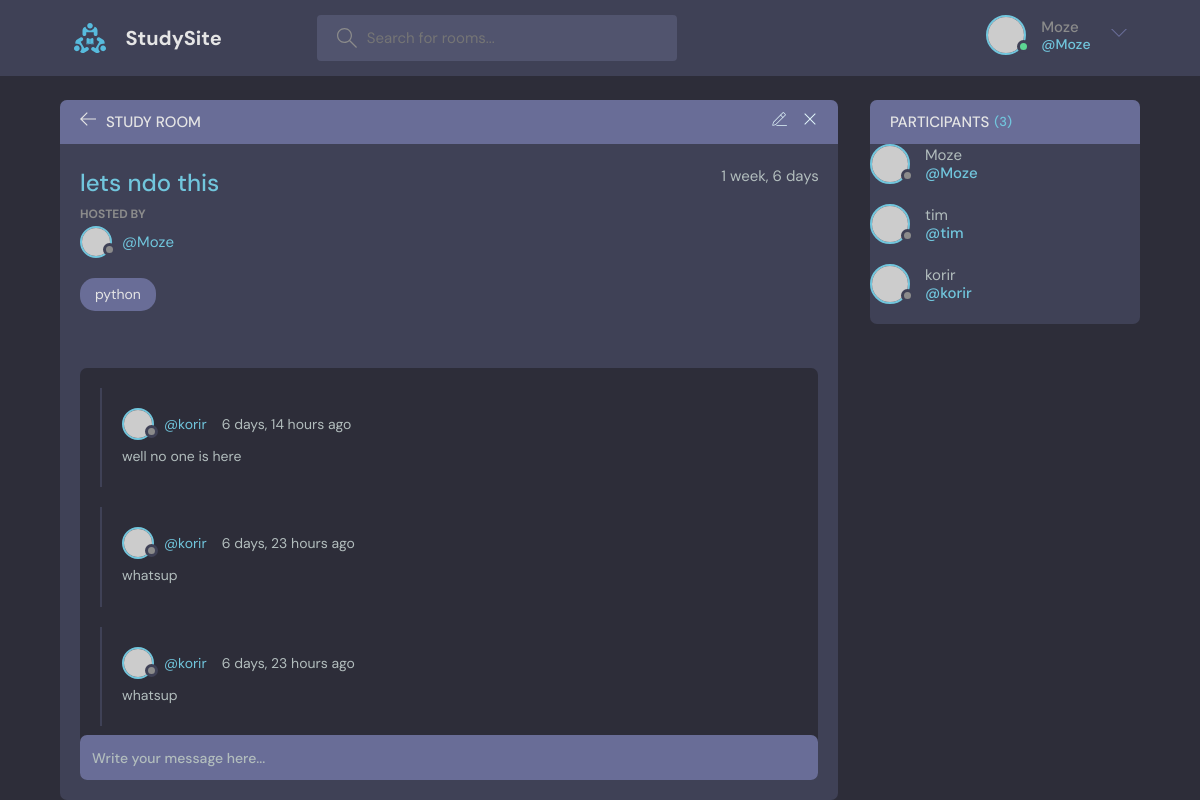
The page /room/4/ (signed in) on the database its author committed.
### base/models.py (models this page shows, shortened)
class Room(models.Model):
    host =models.ForeignKey(User,on_delete=models.CASCADE)
    topic =models.ForeignKey(Topic,on_delete=models.SET_NULL,null=True)
    name = models.CharField(max_length=200)
    description = models.TextField(null=True,blank=True)
    participants = models.ManyToManyField(User,related_name='participants',blank=True)
    updated = models.DateTimeField(auto_now=True)
    created = models.DateTimeField(auto_now_add=True)
    class Meta:
        ordering = ['-updated','-created']

class Topic(models.Model):
    name = models.CharField(max_length=200)
    def __str__(self):
        return self.name

class Message(models.Model):
    user = models.ForeignKey(User,on_delete=models.CASCADE)
    room = models.ForeignKey(Room, on_delete=models.CASCADE)
    body = models.TextField()
    updated = models.DateTimeField(auto_now=True)
    created = models.DateTimeField(auto_now_add=True)
    class Meta:
        ordering = ['-updated','-created']

### base/views.py (the view, shortened to what this page needs)
# urls.py: path('room/<str:pk>/',views.room,name="room"),
def room(request,pk):
    room = Room.objects.get(id=pk)
    room_messages = room.message_set.all()
    participants = room.participants.all()
    context = {'room':room,'room_messages':room_messages,'participants':participants}
    return render(request,'base/room.html',context)

### base/templates/base/room.html (shortened to what this page needs)
{% extends 'main.html' %}
{% block content %}
    <main class="profile-page layout layout--2">
      <div class="container">
        <div class="room">
          <div class="room__top">
            <div class="room__topLeft">
              <a href="{% url 'home' %}">
                <svg version="1.1" xmlns="http://www.w3.org/2000/svg" width="32" height="32" viewBox="0 0 32 32">
                  <title>arrow-left</title>
                  <path
                    d="M13.723 2.286l-13.723 13.714 13.719 13.714 1.616-1.611-10.96-10.96h27.625v-2.286h-27.625l10.965-10.965-1.616-1.607z"
                  ></path>
                </svg>
              </a>
              <h3>Study Room</h3>
            </div>
            {% if room.host == request.user %}
            <div class="room__topRight">
              <a href="{% url 'update-room' room.id %}">
              </a>
              <a href="{% url 'delete-room' room.id %}">
                <svg version="1.1" xmlns="http://www.w3.org/2000/svg" width="32" height="32" viewBox="0 0 32 32">
                  <title>remove</title>
                  <path
                    d="M27.314 6.019l-1.333-1.333-9.98 9.981-9.981-9.981-1.333 1.333 9.981 9.981-9.981 9.98 1.333 1.333 9.981-9.98 9.98 9.98 1.333-1.333-9.98-9.98 9.98-9.981z"
                  ></path>
                </svg>
              </a>
            </div>
            {% endif %}
          </div>
          <div class="room__box scroll">
            <div class="room__header scroll">
              <div class="room__info">
                <h3>{{room.name}}</h3>
                <span>{{room.created|timesince}}</span>
              </div>
              <div class="room__hosted">
                <p>Hosted By</p>
                <a href="{% url 'user-profile' room.host.id %}" class="room__author">
                  <div class="avatar avatar--small">
                    <img src="https://randomuser.me/api/portraits/men/37.jpg" />
                  </div>
                  <span>@{{room.host.username}}</span>
                </a>
              </div>
              <span class="room__topics">{{room.topic}}</span>
            </div>
            <div class="room__conversation">
              <div class="threads scroll">
                {% for message in room_messages %}
                <div class="thread">
                  <div class="thread__top">
                    <div class="thread__author">
                      <a href="{% url 'user-profile' message.user.id " class="thread__authorInfo">
                        <div class="avatar avatar--small">
                          <img src="https://randomuser.me/api/portraits/men/37.jpg" />
                        </div>
                        <span>@{{message.user.username}}</span>
                      </a>
                      <span class="thread__date">{{message.created|timesince}} ago</span>
                    </div>
                  </div>
                  <div class="thread__details">
                    {{message.body}}
                  </div>
                </div>
                {% endfor %}
              </div>
            </div>
          </div>
          <div class="room__message">
            <form action="#"><input name="" placeholder="Write your message here..." /></form>
          </div>
        </div>
        <div class="participants">
          <h3 class="participants__top">Participants <span>({{participants.count}})</span></h3>
          {% for user in participants %}
            <a href="{% url 'user-profile' user.id %}" class="participant">
              <div class="avatar avatar--medium">
                <img src="https://randomuser.me/api/portraits/men/37.jpg" />
              </div>
              <p>
               {{user.username}}
                <span>@{{user.username}}</span>
              </p>
            </a>
            {% endfor %}
          </div>
        </div>
    </main>
{% endblock %}

### templates/navbar.html (shortened to what this page needs)
{% load static %}
<header class="header header--loggedIn">
    <div class="container">
      <a href="{% url 'home' %}" class="header__logo">
        <img src="{% static 'images/logo.svg' %}" />
        <h1>StudySite</h1>
      </a>
      <form class="header__search" method="GET" action="{% url 'home'%}">
        <label>
          <input  name="q" placeholder="Search for rooms..." />
        </label>
      </form>
      <nav class="header__menu">
{% if user.is_authenticated %}
<div class="header__user">
    <a href="profile.html">
      <div class="avatar avatar--medium active">
        <img src="https://randomuser.me/api/portraits/men/37.jpg" />
      </div>
      <p>{{request.user.username}} <span>@{{request.user.username}}</span></p>
    </a>
    <button class="dropdown-button">
      <svg version="1.1" xmlns="http://www.w3.org/2000/svg" width="32" height="32" viewBox="0 0 32 32">
        <title>chevron-down</title>
        <path d="M16 21l-13-13h-3l16 16 16-16h-3l-13 13z"></path>
      </svg>
    </button>
  </div>
{% endif %}
</nav>
</div>
</header>

### rows shown on the page
Room: name "lets ndo this", created "1 week, 6 days", host.username "Moze", topic "python"
Message: user.username "korir", created "6 days, 14 hours", body "well no one is here"
Message: user.username "korir", created "6 days, 23 hours", body "whatsup"
Message: user.username "korir", created "6 days, 23 hours", body "whatsup"

### other values the page prints
{{ request.user.username }} "Moze"
{{ participants.count }} "3"
{{ user.username }} "Moze"
{{ user.username }} "tim"
{{ user.username }} "korir"
